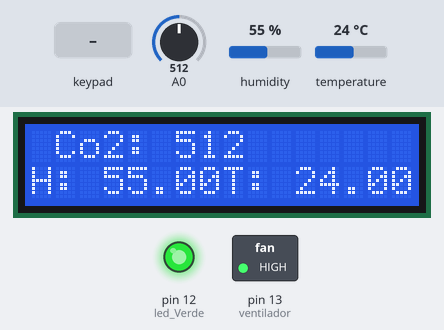
Bench run of a sketch on a simulated Arduino Uno, built with avr-gcc and run on an emulated ATmega328P. Parts: 16×2 character LCD, switched loads named in the sketch (green lamp = pin HIGH), output pins drawn as LEDs (lit = HIGH). Inputs (shaded band) come from the test bench; at power-on: A0 = 512, humidity 55 %, temperature 24 °C. What the sketch prints to the serial monitor is not drawn.

Above: at 1.2 s.
1.3 s: keypad keys 1 1 1 0 9 8 # pressed 0.4 s apart
At 2.6 s:
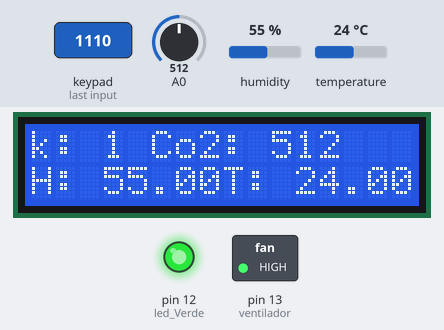
5.9 s: keypad keys 1 3 9 7 2 2 * pressed 0.4 s apart
At 9.4 s:
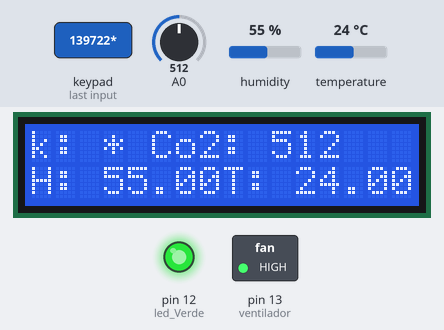
10.5 s: key 'A' pressed
At 11.6 s:
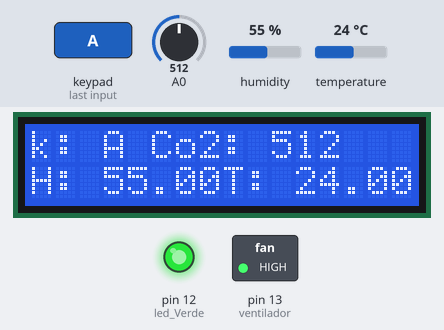
12.0 s: key 'B' pressed
At 12.9 s:
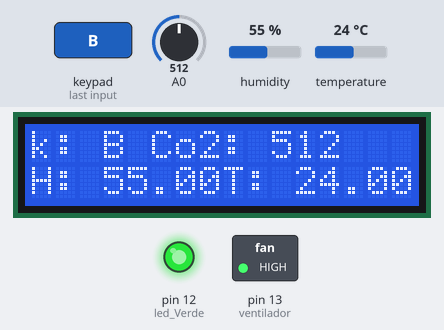
13.5 s: key 'C' pressed
At 13.9 s:
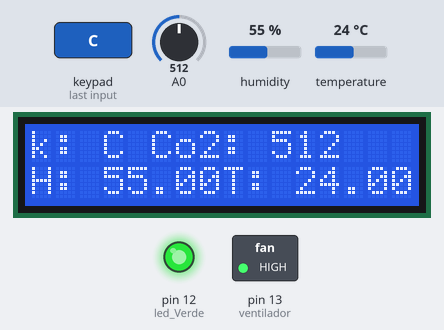
15.0 s: keypad keys 1 1 1 0 9 8 D pressed 0.4 s apart
At 17.5 s:
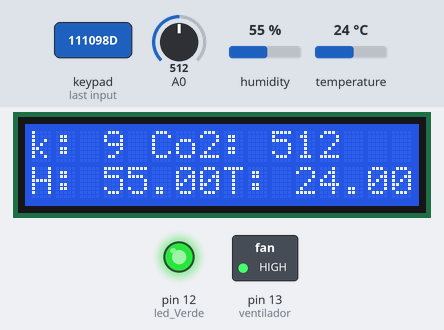
Timing chart, 0 to 19.0 s (numbered marks = the images above; inputs shaded):
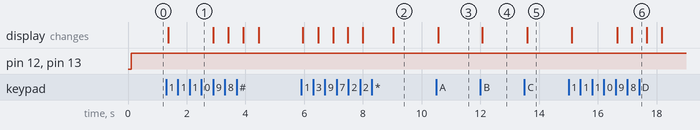

Measured:
- after the input at 1.3 s, the display: changes after 0.07 s (image 1)
- after the input at 5.9 s, the display: first changes after 0.05 s (image 2 shows a later state)
- after the input at 10.5 s, the display: changes after 0.06 s (image 3)
- after the input at 12.0 s, the display: changes after 0.06 s (image 4)
- after the input at 13.5 s, the display: changes after 0.09 s (image 5)
- after the input at 15.0 s, the display: first changes after 0.12 s (image 6 shows a later state)

The sketch:

Teclado-Lcd-Arduino-Uno-BT-Dht11-MQ7.ino
```cpp
#include <LiquidCrystal_I2C.h>
LiquidCrystal_I2C lcd(0x27,16,2);  //
#include <Keypad.h>

int limite;
int a=0;
int b=0;
//////////////////////////////////////////////////////////////

#include "DHT.h"

// Uncomment whatever type you're using!
//#define DHTTYPE DHT11   // DHT 11

////////////////////////////////////////////////////////////////
#define DHTTYPE DHT11   // DHT 22  (AM2302), AM2321
//#define DHTTYPE DHT21   // DHT 21 (AM2301)

// Connect pin 1 (on the left) of the sensor to +5V
// NOTE: If using a board with 3.3V logic like an Arduino Due connect pin 1
// to 3.3V instead of 5V!
// Connect pin 2 of the sensor to whatever your DHTPIN is
// Connect pin 4 (on the right) of the sensor to GROUND
// Connect a 10K resistor from pin 2 (data) to pin 1 (power) of the sensor

const int DHTPin = 2;     // what digital pin we're connected to

DHT dht(DHTPin, DHTTYPE);

const byte rowsCount = 4;
const byte columsCount = 4;

char keys[rowsCount][columsCount] = {
   { '1','2','3', 'A' },
   { '4','5','6', 'B' },
   { '7','8','9', 'C' },
   { '#','0','*', 'D' }
};

const byte rowPins[rowsCount] = { 11, 10, 9, 8 };
const byte columnPins[columsCount] = { 7, 6, 5, 4 };

Keypad keypad = Keypad(makeKeymap(keys), rowPins, columnPins, rowsCount, columsCount);

void setup() {
   Serial.begin(9600);
   lcd.init();                         // Se inicializa el LCD 16x2
   lcd.backlight();
   lcd.clear();
   pinMode(13,OUTPUT); //ventilador
   pinMode(12,OUTPUT); //led Verde
   // Serial.println("DHTxx test!");
   dht.begin();

}

void loop() {

  float h = dht.readHumidity();
  float t = dht.readTemperature();

    if (isnan(h) || isnan(t)) {
    Serial.println("Failed to read from DHT sensor!");
    return;
  }

         char key = keypad.getKey();
         limite=analogRead(0);

         if (key) {
          lcd.setCursor(0,0);
          lcd.print("k: ");
          lcd.print(key);
           }

          lcd.print(" Co2: ");
          lcd.print(limite);


          lcd.setCursor(0,1);

          lcd.print("H: ");
          lcd.print(h);
          lcd.print("T: ");
          lcd.print(t);

        // puerto serial
        /*
           Serial.print(" Key: ");
           Serial.print(key);
           Serial.print(" Co2: ");
           Serial.print(limite);
           Serial.print(" H: ");
           Serial.print(h);
           Serial.print(" %");
           Serial.print(" T: ");
           Serial.print(t);
           Serial.println("*C");
*/
            if(key=='1'){
             Serial.print(" Co2: ");
             Serial.println(limite);
             }

             if(key=='2'){
           Serial.print(" H: ");
           Serial.print(h);
           Serial.print(" %");
             }

             if(key=='3'){
           Serial.print(" T: ");
           Serial.print(t);
           Serial.println("*C");
             }


        // accion neuronal

        if(a=1){
        digitalWrite(13,HIGH);

          }
          else{
            digitalWrite(13,LOW);
           }

         if(b=1){
        digitalWrite(12,HIGH);
          }
          else{
            digitalWrite(12,LOW);
           }


           delay(100);

}
```
